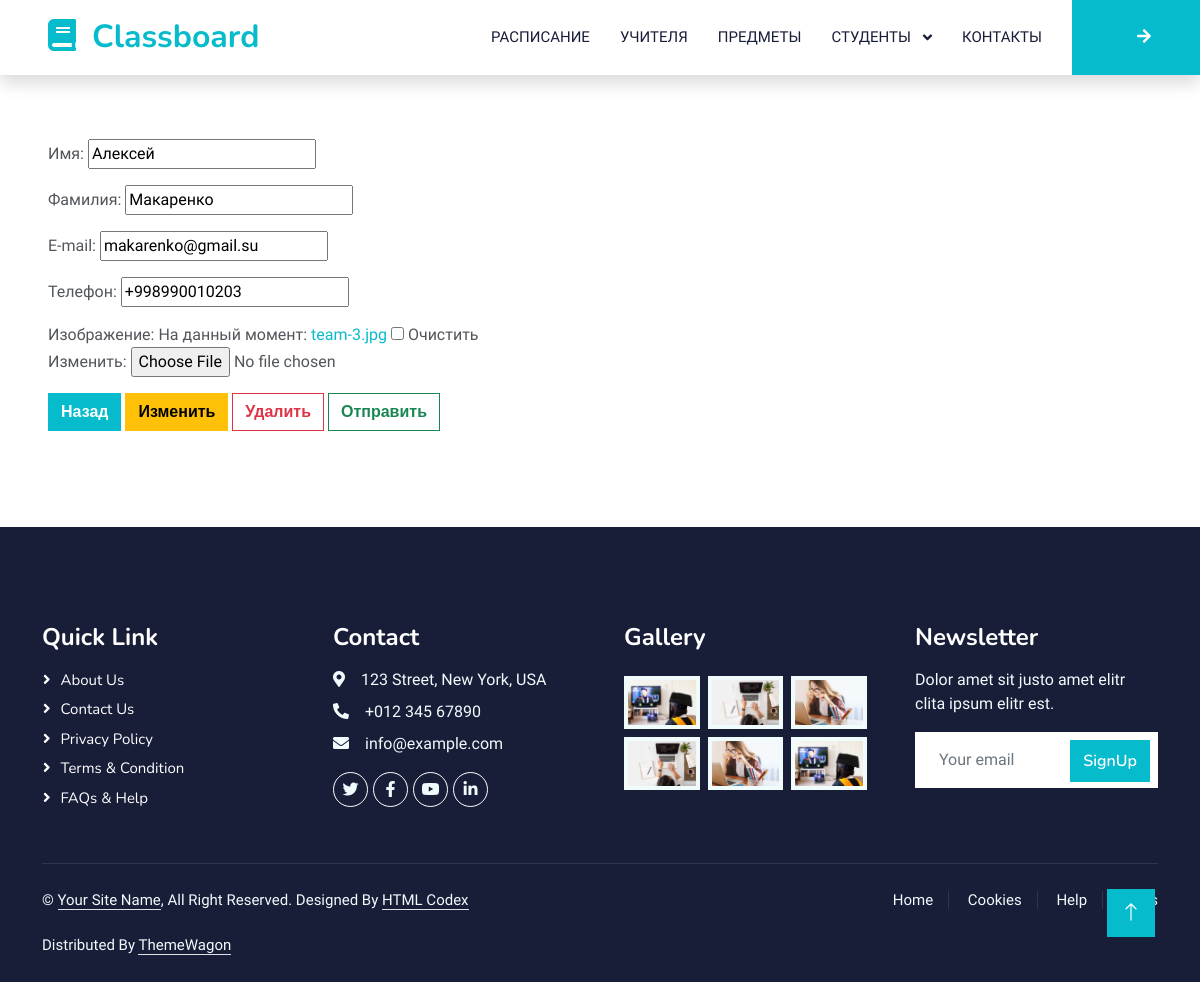
The page /teachers/1/update/ (signed in) on the database its author committed.
### teachers/models.py (models this page shows, shortened)
class Teacher(PersonAbstract):
    subject = models.ManyToManyField(to='subjects.Subject', related_name='subject_teacher')
    class Meta:
        verbose_name = 'Учитель'
        verbose_name_plural = 'Учителя'
        ordering = ['first_name', 'last_name']

### teachers/views.py (the view)
# urls.py: path("<int:pk>/update/", TeachersUpdateView.as_view(), name="teachers_update"),
class TeachersUpdateView(LoginRequiredMixin, UpdateView):
    model = Teacher
    template_name = 'teachers/teachers_form.html'
    success_url = reverse_lazy('teachers:teachers_list')
    form_class = TeacherForm

### teachers/forms.py
class TeacherForm(forms.ModelForm):
    class Meta:
        model = Teacher
        fields = ('first_name', 'last_name', 'email', 'phone', 'image',)

### templates/teachers/teachers_form.html (shortened to what this page needs)
{% extends 'layout/base.html' %}
{% block content %}
<div class="container-xxl py-5 wow fadeInUp mb-3 mt-3 ps-5 pe-5 row" data-wow-delay="0.1s">
    <form action="" method="post" enctype="multipart/form-data">
        {{ form.as_p }}
        <a href="{% url 'teachers:teachers_list' %}" class="btn btn-primary">Назад</a>
        <a href="{% url 'teachers:teachers_update' object.pk %}" class="btn btn-warning">Изменить</a>
        <a href="{% url 'teachers:teachers_delete' object.pk %}" class="btn btn-outline-danger">Удалить</a>
        <button type="submit" class="btn btn-outline-success">Отправить</button>
    </form>
</div>
{% endblock content %}

### static/css/style.css (style rules this page uses)
:root { --primary: #06BBCC; --light: #F0FBFC; --dark: #181d38; }
.btn { font-family: 'Nunito', sans-serif; font-weight: 600; transition: .5s; }
.btn.btn-primary, .btn.btn-secondary { color: #FFFFFF; }

### rows shown on the page
Teacher: first_name "Алексей", last_name "Макаренко", email "makarenko@gmail.su", phone "+998990010203"
